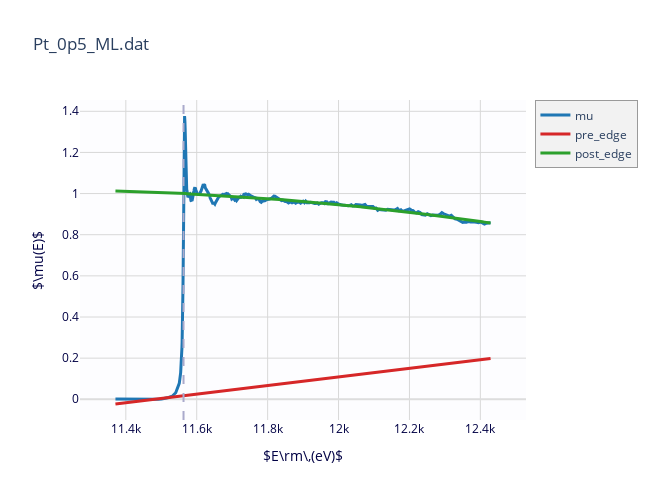
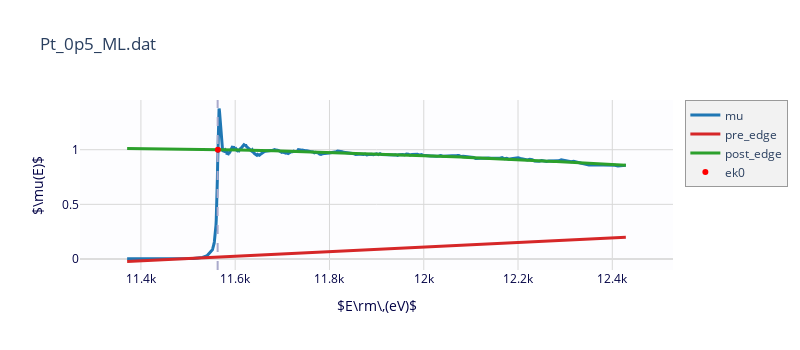
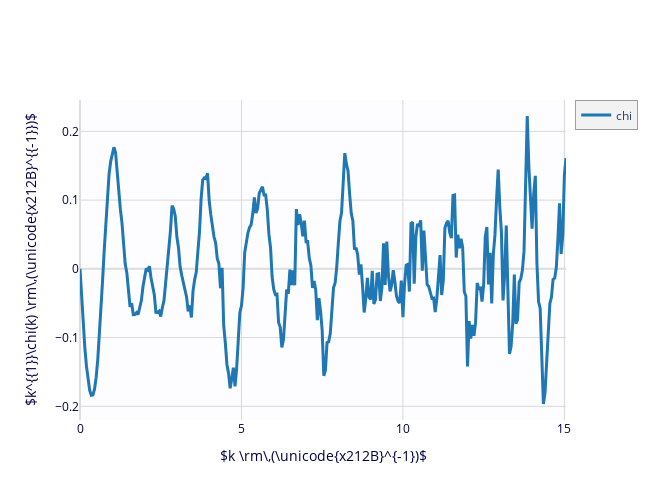
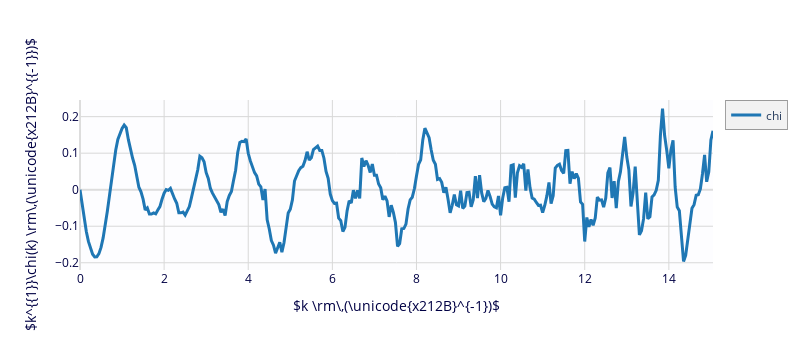

Notebook source saved alongside these figures, in order:
### Code cell
fig1 = plot_mu(CuFoil, show_norm=False, show_flat=False,
               show_e0=True, show_pre=True, show_post=True,
               label='mu',offset=0,title=None,win=1,
               show_deriv=False, with_deriv=False, new=False);
fig1.set_style(width=800, height=350) 
indice = np.where(CuFoil.energy>CuFoil.ek0)[0][0]
fig1.add_plot([CuFoil.energy[indice]], [CuFoil.mu[indice]], label='ek0', color='red',linewidth=0, marker=dict(size=5))
fig1.show()

fig2 = plot_chik(CuFoil, show_window=False, kweight=1, delay_draw=True,new=False,
                 kmax=None, win=1, title=None)
fig2.set_style(width=800, height=350)
fig2.show()

### Figure 1 — Plotly figure (JSON) as saved in the notebook; plotly's stock layout.template omitted (floating-point values rounded to 4 significant figures; data arrays with more than 128 entries replaced by an {"elided": "..."} marker saying what was removed)
{"data": [{"line": {"color": "#1f77b4", "width": 3}, "name": "mu", "type": "scatter", "uid": "667d6f77-3c74-4bb9-a5ef-187cae3b48ce", "x": {"elided": "374 float values"}, "y": {"elided": "374 float values"}}, {"line": {"color": "#d62728", "width": 3}, "name": "pre_edge", "type": "scatter", "uid": "8536e381-57cb-439d-bcbe-e79671adb7fb", "x": {"elided": "374 float values"}, "y": {"elided": "374 float values"}}, {"line": {"color": "#2ca02c", "width": 3}, "name": "post_edge", "type": "scatter", "uid": "63218d2f-5336-4888-b538-953b56f15026", "x": {"elided": "374 float values"}, "y": {"elided": "374 float values"}}], "layout": {"height": 500, "hovermode": "closest", "legend": {"bgcolor": "#F2F2F2", "borderwidth": 0.5}, "plot_bgcolor": "#FDFDFF", "shapes": [{"line": {"color": "#AAC", "dash": "dash", "width": 2}, "type": "line", "x0": 11560.0, "x1": 11560.0, "xref": "x", "y0": 0, "y1": 1, "yref": "y domain"}], "showlegend": true, "title": {"text": "Pt_0p5_ML.dat"}, "width": 650, "xaxis": {"color": "#004", "gridcolor": "#D8D8D8", "range": [11270.0, 12530.0], "showgrid": true, "title": {"text": "$E\\rm\\,(eV)$"}, "zerolinecolor": "#DDD"}, "yaxis": {"color": "#004", "gridcolor": "#D8D8D8", "showgrid": true, "title": {"text": "$\\mu(E)$"}, "zerolinecolor": "#DDD"}}}

### Figure 2 — Plotly figure (JSON) as saved in the notebook; plotly's stock layout.template omitted (floating-point values rounded to 4 significant figures; data arrays with more than 128 entries replaced by an {"elided": "..."} marker saying what was removed)
{"data": [{"line": {"color": "#1f77b4", "width": 3}, "name": "mu", "type": "scatter", "uid": "667d6f77-3c74-4bb9-a5ef-187cae3b48ce", "x": {"elided": "374 float values"}, "y": {"elided": "374 float values"}}, {"line": {"color": "#d62728", "width": 3}, "name": "pre_edge", "type": "scatter", "uid": "8536e381-57cb-439d-bcbe-e79671adb7fb", "x": {"elided": "374 float values"}, "y": {"elided": "374 float values"}}, {"line": {"color": "#2ca02c", "width": 3}, "name": "post_edge", "type": "scatter", "uid": "63218d2f-5336-4888-b538-953b56f15026", "x": {"elided": "374 float values"}, "y": {"elided": "374 float values"}}, {"line": {"color": "red", "width": 0}, "name": "ek0", "type": "scatter", "uid": "9b323644-ff8f-4b7b-97e5-e47d18da3a74", "x": [11560.0], "y": [0.9986]}], "layout": {"height": 350, "hovermode": "closest", "legend": {"bgcolor": "#F2F2F2", "borderwidth": 0.5}, "plot_bgcolor": "#FDFDFF", "shapes": [{"line": {"color": "#AAC", "dash": "dash", "width": 2}, "type": "line", "x0": 11560.0, "x1": 11560.0, "xref": "x", "y0": 0, "y1": 1, "yref": "y domain"}], "showlegend": true, "title": {"text": "Pt_0p5_ML.dat"}, "width": 800, "xaxis": {"color": "#004", "gridcolor": "#D8D8D8", "range": [11270.0, 12530.0], "showgrid": true, "title": {"text": "$E\\rm\\,(eV)$"}, "zerolinecolor": "#DDD"}, "yaxis": {"color": "#004", "gridcolor": "#D8D8D8", "showgrid": true, "title": {"text": "$\\mu(E)$"}, "zerolinecolor": "#DDD"}}}

### Figure 3 — Plotly figure (JSON) as saved in the notebook; plotly's stock layout.template omitted (floating-point values rounded to 4 significant figures; data arrays with more than 128 entries replaced by an {"elided": "..."} marker saying what was removed)
{"data": [{"line": {"color": "#1f77b4", "width": 3}, "name": "chi", "type": "scatter", "uid": "5d97f658-f675-4507-9443-8d8c398b582f", "x": {"elided": "302 float values"}, "y": {"elided": "302 float values"}}], "layout": {"height": 500, "hovermode": "closest", "legend": {"bgcolor": "#F2F2F2", "borderwidth": 0.5}, "plot_bgcolor": "#FDFDFF", "showlegend": true, "title": {}, "width": 650, "xaxis": {"color": "#004", "gridcolor": "#D8D8D8", "showgrid": true, "title": {"text": "$k \\rm\\,(\\unicode{x212B}^{-1})$"}, "zerolinecolor": "#DDD"}, "yaxis": {"color": "#004", "gridcolor": "#D8D8D8", "showgrid": true, "title": {"text": "$k^{{1}}\\chi(k) \\rm\\,(\\unicode{x212B}^{{-1}})$"}, "zerolinecolor": "#DDD"}}}

### Figure 4 — Plotly figure (JSON) as saved in the notebook; plotly's stock layout.template omitted (floating-point values rounded to 4 significant figures; data arrays with more than 128 entries replaced by an {"elided": "..."} marker saying what was removed)
{"data": [{"line": {"color": "#1f77b4", "width": 3}, "name": "chi", "type": "scatter", "uid": "5d97f658-f675-4507-9443-8d8c398b582f", "x": {"elided": "302 float values"}, "y": {"elided": "302 float values"}}], "layout": {"height": 350, "hovermode": "closest", "legend": {"bgcolor": "#F2F2F2", "borderwidth": 0.5}, "plot_bgcolor": "#FDFDFF", "showlegend": true, "title": {}, "width": 800, "xaxis": {"color": "#004", "gridcolor": "#D8D8D8", "showgrid": true, "title": {"text": "$k \\rm\\,(\\unicode{x212B}^{-1})$"}, "zerolinecolor": "#DDD"}, "yaxis": {"color": "#004", "gridcolor": "#D8D8D8", "showgrid": true, "title": {"text": "$k^{{1}}\\chi(k) \\rm\\,(\\unicode{x212B}^{{-1}})$"}, "zerolinecolor": "#DDD"}}}
